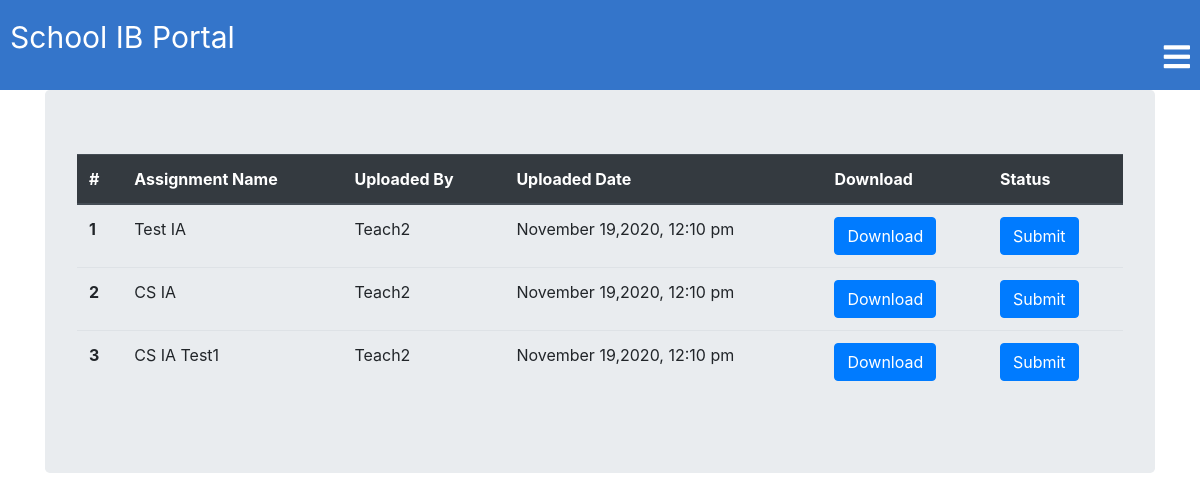
/class_assignment/ (signed in), run on the app's committed database.
### Portal/models.py (models this page shows, shortened)
class ClassAssignment(models.Model):
    student = models.ManyToManyField(Student,related_name='student_assignment')
    teacher = models.ForeignKey(Teacher,related_name='teacher_assignment',on_delete=models.CASCADE)
    created_at = models.DateTimeField(auto_now=True)
    assignment_name = models.CharField(max_length=250)
    assignment = models.FileField(upload_to='assignments')
    class Meta:
        ordering = ['-created_at']

class Teacher(models.Model):
    username = models.OneToOneField(logger,on_delete=models.CASCADE,primary_key=True,related_name='Teacher')
    name = models.CharField(max_length=250)
    subject_name = models.CharField(max_length=250)
    email = models.EmailField(max_length=254)
    students = models.ManyToManyField(Student, related_name="teachers", through="StudentsInClass")
    def __str__(self):
        return self.name

### Portal/views.py (the view)
# urls.py: path('class_assignment/',views.class_assignment,name="class_assignment"),
@login_required
def class_assignment(request):
    student = request.user.Student
    assignment = SubmitAssignment.objects.filter(student=student)
    assignments_list = [x.submitted_assignment for x in assignment]
    return render(request,'class_assignment.html',{'student':student,'assignment_list':assignment_list})

### templates/class_assignment.html
{% extends 'base.html' %}
{% block content %}
<div class="container">
  <div class="jumbotron">
{% if student_assignment.count == 0 %}
  <h2>No assignments Yet</h2>
{% else %}
  <table class="table">
    <thead class="thead-dark">
      <tr>
        <th scope="col">#</th>
        <th scope="col">Assignment Name</th>
        <th scope="col">Uploaded By</th>
        <th scope="col">Uploaded Date</th>
        <th scope="col">Download</th>
        <th scope="col">Status</th>
      </tr>
    </thead>
    <tbody>
      {% for assignment in student.student_assignment.all %}
        <tr>
          <th scope="row">{{ forloop.counter }}</th>
          <td>{{ assignment.assignment_name }}</td>
          <td>{{ assignment.teacher }}</td>
          <td>November 19,2020, 12:10 pm</td>
          <td><a href="{{ assignment.assignment.url }}" class="btn btn-primary" target="_blank">Download</a></td>
          {% if assignment in assignment_list %}
            <td>Submitted</td>
          {% else %}
            <td><a href="{% url 'submit_assignment' id=assignment.id %}" class="btn btn-primary">Submit</a></td>
          {% endif %}
        </tr>
      {% endfor %}
    </tbody>
  </table>
{% endif %}
</div>
</div>
{% endblock %}

### data on the page
ClassAssignment: assignment_name "Test IA", teacher "Teach2"
ClassAssignment: assignment_name "CS IA", teacher "Teach2"
ClassAssignment: assignment_name "CS IA Test1", teacher "Teach2"
